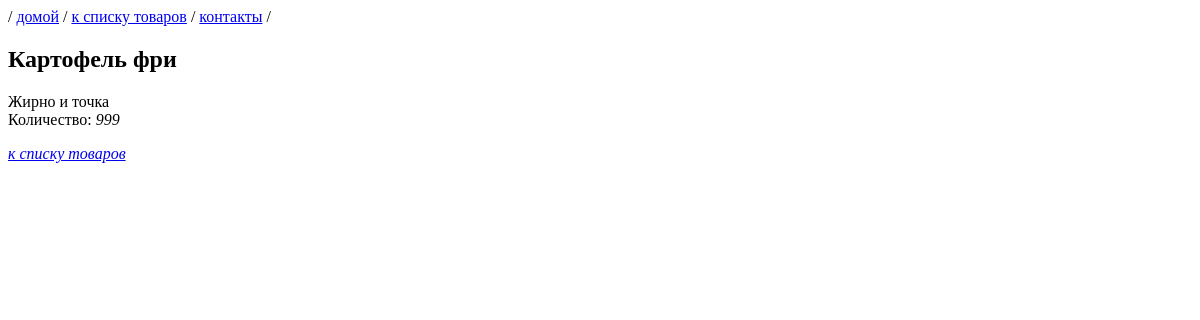
The page /item/5/ on the database its author committed.
### MainApp/models.py (models this page shows)
class Item(models.Model):
    name  = models.CharField(max_length=100)
    brand = models.CharField(max_length=100)
    count = models.PositiveIntegerField()
    description = models.TextField(max_length=1000, default='Базовое описание')
    colors = models.ManyToManyField(to=Color)

### MainApp/views.py (the view)
# urls.py: path('item/<int:item_id>/', views.get_item, name='item-detail'),
def get_item(request, item_id:int):
        try:
             item = Item.objects.get(id=item_id)
        except ObjectDoesNotExist:
             return HttpResponseNotFound(f'Item with id={item_id} not found')
        else:
            context = {
            'item': item
            }
        return render(request, "item-page.html", context)

### templates/item-page.html
{% extends 'base.html' %}
{% block content %}
    <h2>{{ item.name }}</h2>
    <div>{{ item.brand }}</div>
    <div>Количество: <i>{{ item.count | default:"товар отсутствует на складе" }}</div>
    <p><a href="{% url 'items-list' %}">к списку товаров</a></p>
{% endblock %}

### static/style.css (style rules this page uses)
* { box-sizing: border-box; }

### rows shown on the page
Item: name "Картофель фри", brand "Жирно и точка", count "999"
